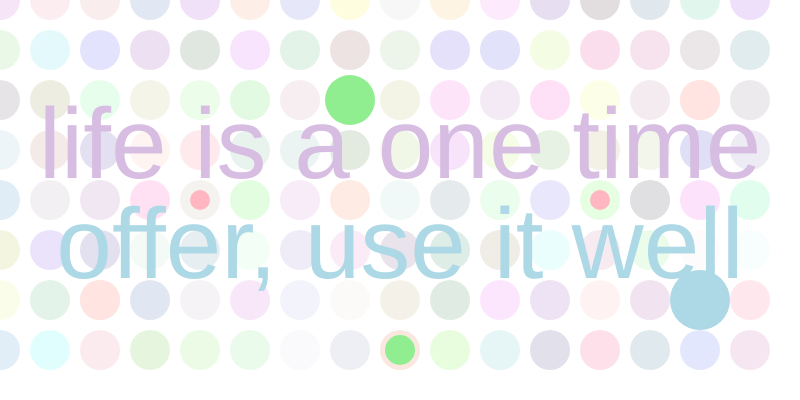
Frame 1 (no input)
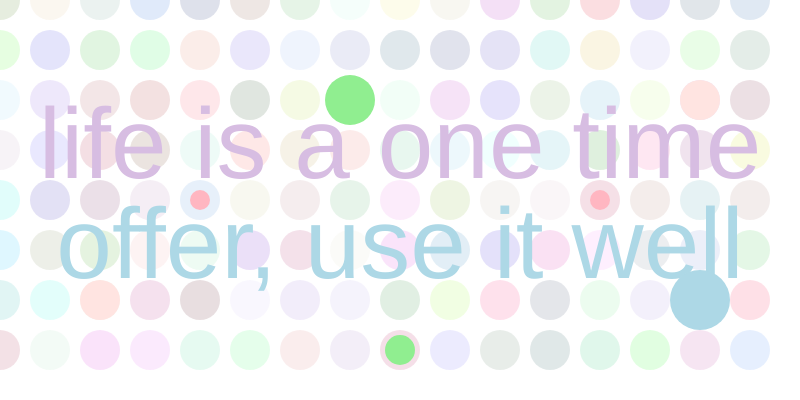
Frame 60 (no input)
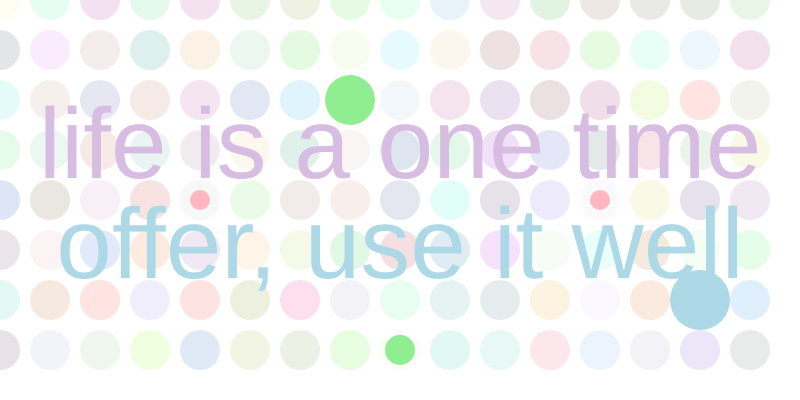
Frame 120 (the mouse pressed at the canvas centre since frame 60)

The p5.js sketch that drew these frames (run headless with seeded random() and noise() and a simulated clock; from frame 60 on, the mouse is pressed at the canvas centre):

// p5.js sketch
// ── sketch.js
function setup() {
  createCanvas(800, 400); // Set up the canvas size
  background(255); // White background
  textAlign(CENTER, CENTER); // Center text alignment
  textSize(100); // Set text size
  
}

function draw() {
  background(255); // Ensure the background is white

  // Draw a cute background pattern with circles
  drawCuteBackground(1);

  // Draw the cute typography text
  drawCuteText();
}

function drawCuteBackground() {
  noStroke();
  for (let i = 0; i < width; i += 50) {
    for (let j = 0; j < height; j += 50) {
      fill(random(200, 255), random(200, 255), random(200, 255), 150);
      ellipse(i, j, 40, 40);
    }
  }
}

function drawCuteText() {
  fill(215, 189, 226 ); // Light purple color
  text('life is a one time', width / 2, height / 2 - 50);
  fill(173, 216, 230); // Light blue color
  text('offer, use it well', width / 2, height / 2 + 50);

  // Draw some additional cute elements around the text
  drawCuteElements();
}

function drawCuteElements() {
  ellipse(700, 300, 60, 60);
  fill(255, 228, 225); // Misty rose color
  ellipse(700, 100, 40, 40);
  ellipse(100, 300, 40, 40);
  
  fill(144, 238, 144); // Light green color
  ellipse(400, 350, 30, 30);
  ellipse(350, 100, 50, 50);
  
  fill(255, 182, 193); // Light pink for small circles
  ellipse(200, 200, 20, 20);
  ellipse(600, 200, 20, 20);
}
